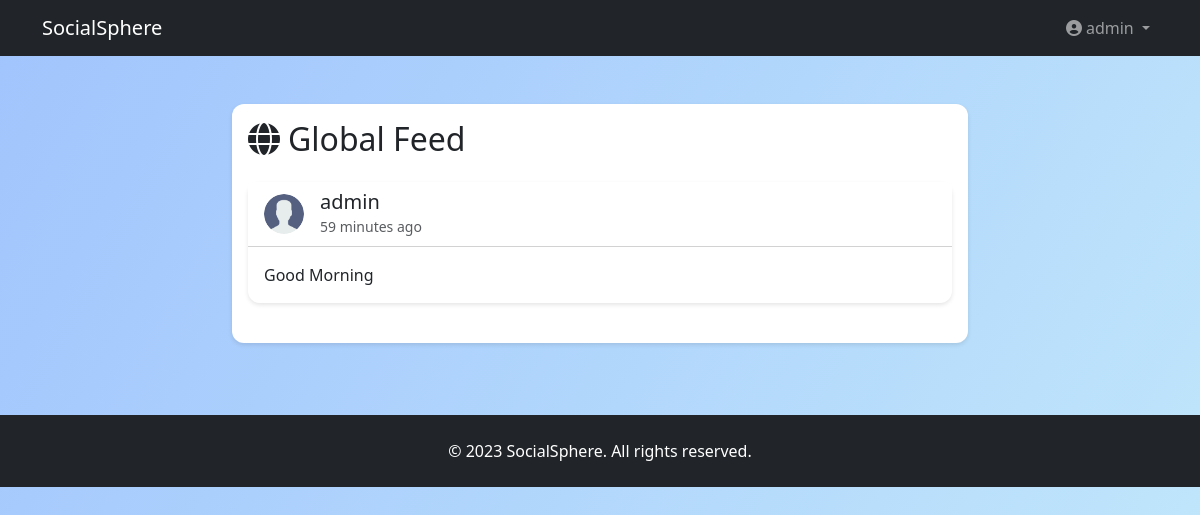
The app's page / (signed in) with its own data.
### posts/models.py (models this page shows, shortened)
class Post(models.Model):
    user = models.ForeignKey(User, on_delete=models.CASCADE)
    content = models.TextField()
    image = models.ImageField(upload_to='posts/', blank=True, null=True)
    created_at = models.DateTimeField(auto_now_add=True)

### posts/views.py (the view)
# urls.py: path('', views.home, name='home'),
def home(request):
    posts = Post.objects.all().order_by('-created_at')
    return render(request, 'posts/home.html', {'posts': posts})

### posts/templates/posts/home.html (shortened to what this page needs)
{% extends "posts/base.html" %}
{% load static %}
{% block content %}
<div class="row justify-content-center">
    <div class="col-lg-8">
        <div class="card post-card mb-4">
            <div class="card-body">
                <h2 class="card-title mb-4"><i class="fas fa-globe me-2"></i>Global Feed</h2>
                {% for post in posts %}
                <div class="card post-card mb-4">
                    <div class="card-header bg-white d-flex align-items-center">
                        <img src="{% static 'default-avatar.png' %}" class="profile-avatar me-3">
                        <div>
                            <h5 class="mb-0">{{ post.user.username }}</h5>
                            <small class="text-muted">{{ post.created_at|timesince }} ago</small>
                        </div>
                    </div>
                    <div class="card-body">
                        <p class="card-text">{{ post.content }}</p>
                    </div>
                </div>
                {% endfor %}
            </div>
        </div>
    </div>
</div>
{% endblock %}

### posts/templates/posts/base.html (shortened to what this page needs)
{% load static %}
<!DOCTYPE html>
<html lang="en">
<head>
    <link href="https://cdn.jsdelivr.net/npm/bootstrap@5.3.0/dist/css/bootstrap.min.css" rel="stylesheet">
    <link rel="stylesheet" href="{% static 'css/styles.css' %}">
    <link rel="stylesheet" href="https://cdnjs.cloudflare.com/ajax/libs/font-awesome/6.4.0/css/all.min.css">
</head>
<body class="gradient-bg">
    <nav class="navbar navbar-expand-lg navbar-dark bg-dark">
        <div class="container">
            <a class="navbar-brand" href="{% url 'home' %}">SocialSphere</a>
            <div class="collapse navbar-collapse" id="navbarNav">
                <ul class="navbar-nav ms-auto">
                    {% if user.is_authenticated %}
                    <li class="nav-item dropdown">
                        <a class="nav-link dropdown-toggle" href="#" role="button" data-bs-toggle="dropdown">
                            <i class="fas fa-user-circle me-1"></i>{{ user.username }}
                        </a>
                    </li>
                    {% endif %}
                </ul>
            </div>
        </div>
    </nav>
    <main class="container my-5">
        {% block content %}{% endblock %}
    </main>
    <footer class="bg-dark text-white py-4 mt-5">
        <div class="container text-center">
            <p class="mb-0">&copy; 2023 SocialSphere. All rights reserved.</p>
        </div>
    </footer>
</body>
</html>

### static/css/styles.css (style rules this page uses)
.gradient-bg { background: linear-gradient(120deg, #f6f9fc 0%, #e9ecef 100%); min-height: 100vh; }
.post-card { border-radius: 12px; box-shadow: 0 2px 8px rgba(0,0,0,0.1); transition: transform 0.2s; }
.profile-avatar { width: 40px; height: 40px; border-radius: 50%; object-fit: cover; }

### posts/templates/posts/base.html (style rules this page uses)
.post-card { transition: transform 0.2s; border: none; box-shadow: 0 2px 4px rgba(0,0,0,0.1); }
.profile-avatar { width: 40px; height: 40px; border-radius: 50%; }
.gradient-bg { background: linear-gradient(120deg, #a1c4fd 0%, #c2e9fb 100%); }

### records on screen
Post: user.username "admin", created_at "59 minutes", content "Good Morning"

### other values on screen
{{ user.username }} "admin"
